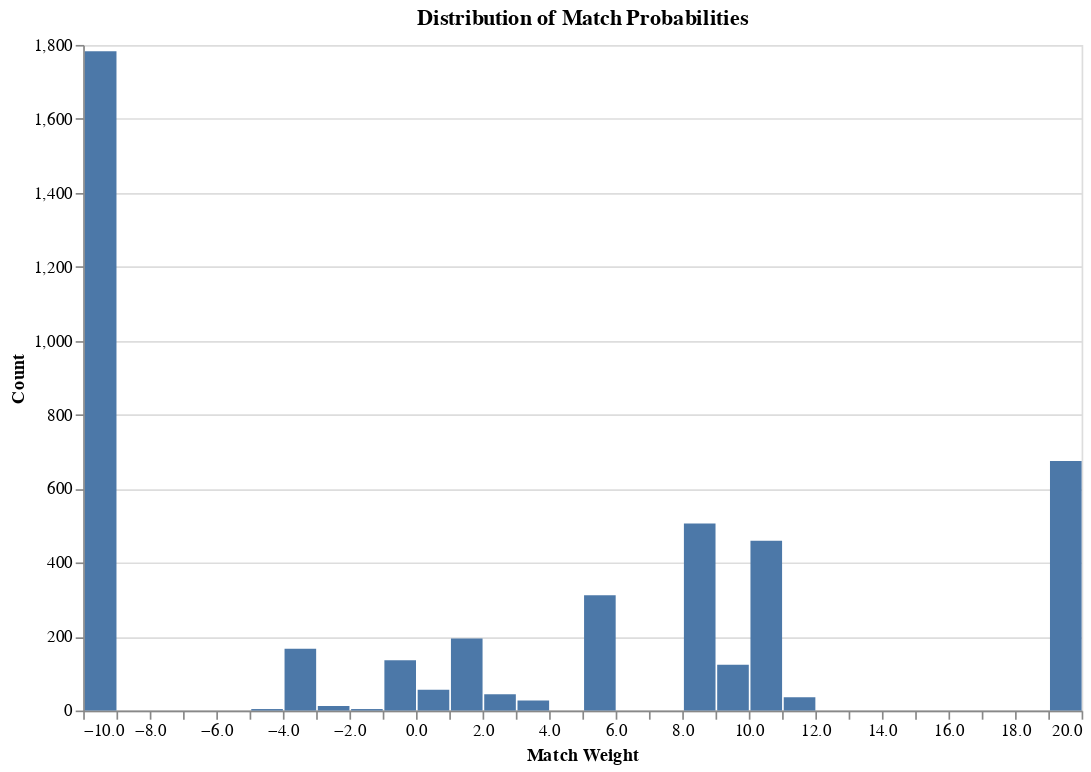

The cell this chart's notebook holds for it:
### Code cell
import altair as alt
# Plot histogram of match weights

# This list does not include any stockport records where no comparison pairs were made
# because blocking rules did not find any potential matches

# Add in unmatched records
sql = """
WITH matched_stockport_ids as (
    select distinct unique_id_l
    from ranked_matches
)
select
    -10 as match_weight,
    0.0 as match_probability,
from data_for_matching t
where t.source_dataset = 'stockport'
and t.unique_id not in (select unique_id_l from matched_stockport_ids)
"""

unmatched_records = duckdb.sql(sql)
unmatched_records.show(max_rows=10, max_width=400)


sql = """
select match_probability, match_weight from ranked_matches
union all
select match_probability, match_weight from unmatched_records
order by match_probability desc
"""

all_records = con.sql(sql)

# Create the histogram
chart = (
    alt.Chart(all_records.df())
    .mark_bar()
    .encode(
        alt.X("match_weight:Q", bin=alt.Bin(maxbins=50), title="Match Weight"),
        alt.Y("count():Q", title="Count"),
    )
    .properties(title="Distribution of Match Probabilities", width=600, height=400)
)

# Save the chart
chart

### Figure 1 — Vega-Lite specification as saved in the notebook (floating-point values rounded to 4 significant figures; data arrays with more than 128 entries replaced by an {"elided": "..."} marker saying what was removed)
{"config": {"view": {"continuousWidth": 300, "continuousHeight": 300}}, "data": {"name": "data-b9470aa45238358daa1ae1c94a966188"}, "mark": {"type": "bar"}, "encoding": {"x": {"bin": {"maxbins": 50}, "field": "match_weight", "title": "Match Weight", "type": "quantitative"}, "y": {"aggregate": "count", "title": "Count", "type": "quantitative"}}, "height": 400, "title": "Distribution of Match Probabilities", "width": 600, "$schema": "https://vega.github.io/schema/vega-lite/v5.20.1.json", "datasets": {"data-b9470aa45238358daa1ae1c94a966188": {"elided": "4540 records"}}}
